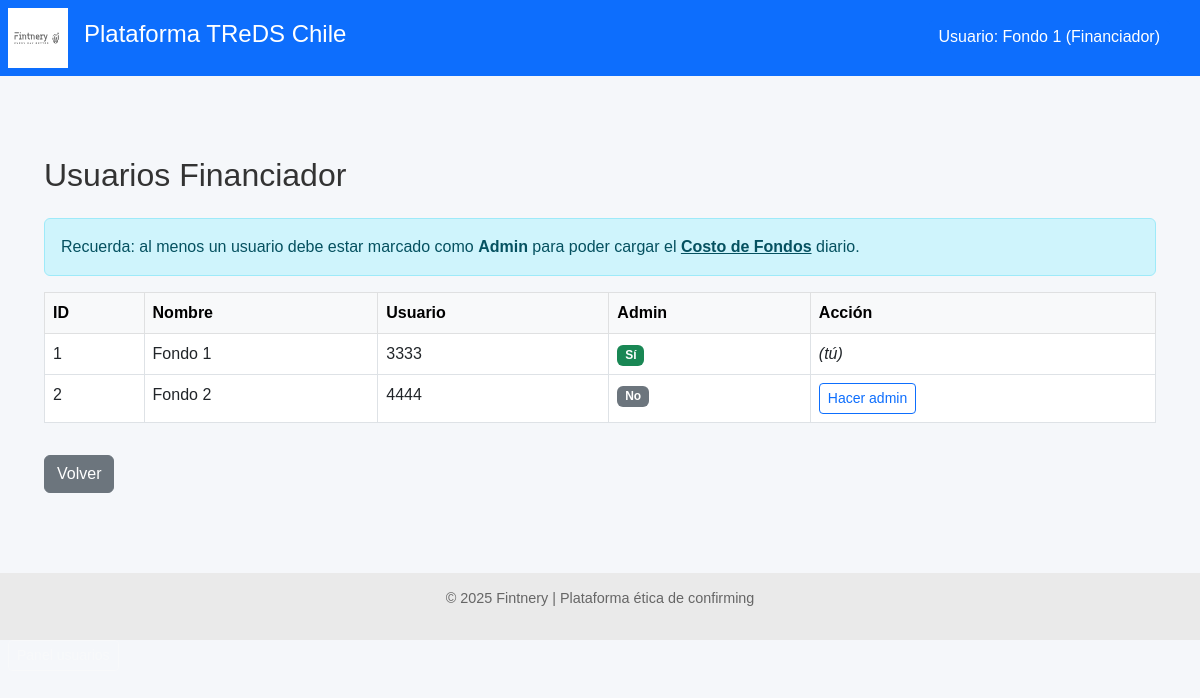
Before: /financiador/usuarios (signed in) with the older database file.
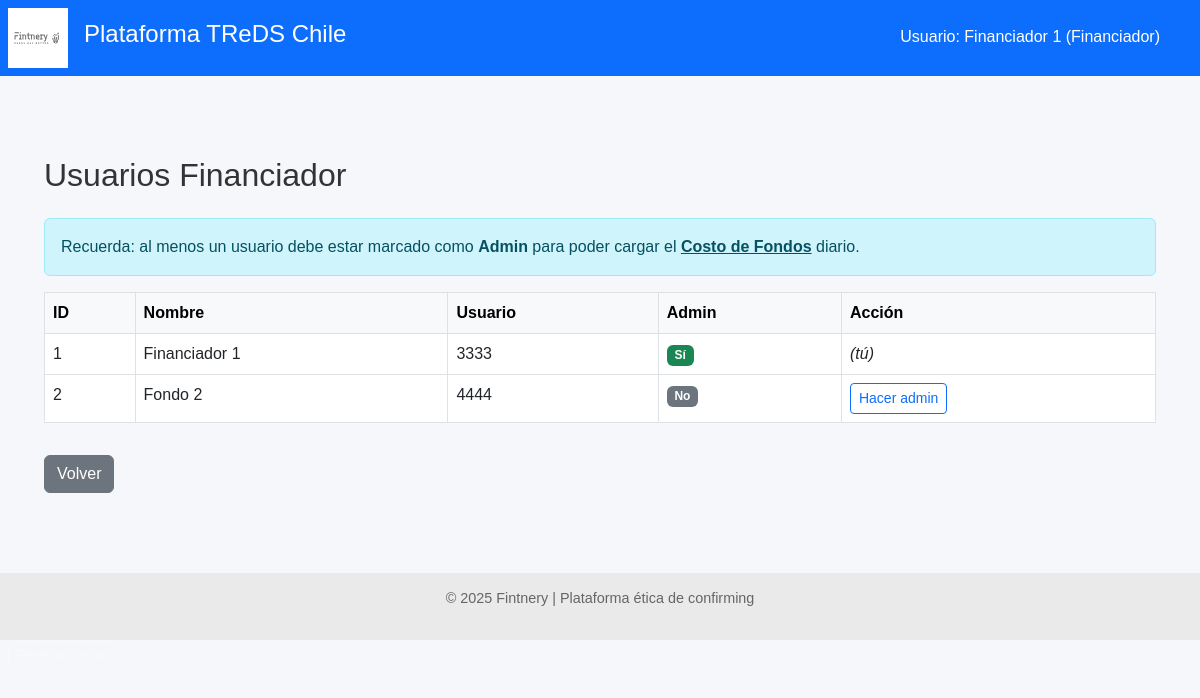
After: the same page with the newer database file.
### models.py (models this page shows)
class Financiador(Base):
    __tablename__ = "financiadores"
    id = Column(Integer, primary_key=True, index=True)
    nombre = Column(String, nullable=False)
    usuario = Column(String, unique=True, index=True, nullable=False)
    clave_hash = Column(String, nullable=False)
    es_admin = Column(Boolean, default=False)
    costo_fondos_mensual = Column(Float, default=0.0)  # ← Explicita unidad mensual
    fecha_costo_fondos = Column(Date, default=None)    # ← Fecha de carga más reciente
    condiciones = relationship(
        "CondicionesPorPagador",
        back_populates="financiador",
        cascade="all, delete-orphan"
    )
    ofertas = relationship("OfertaFinanciamiento", back_populates="financiador")

### routers/financiador.py (the view)
@router.get("/usuarios")
def listar_usuarios(request: Request, db: Session = Depends(get_db)):
    fid = request.session.get("financiador_id")
    if not fid:
        return RedirectResponse("/financiador/login", 303)
    admin = db.query(Financiador).get(fid)
    _solo_admin(admin)
    usuarios = db.query(Financiador).order_by(Financiador.id).all()
    return templates.TemplateResponse("usuarios_financiador.html", {
        "request": request,
        "usuarios": usuarios,
        "financiador_nombre": admin.nombre
    })

### templates/usuarios_financiador.html (shortened to what this page needs)
{% extends "base.html" %}
{% block content %}
<div class="container mt-5">
  <h2 class="mb-4">Usuarios Financiador</h2>
  <div class="alert alert-info" role="alert">
      Recuerda: al menos un usuario debe estar marcado como <strong>Admin</strong> para poder cargar el <a href="/financiador/costo-fondos" class="alert-link">Costo&nbsp;de&nbsp;Fondos</a> diario.
  </div>
  <table class="table table-bordered table-hover">
    <thead class="table-light">
      <tr>
          <th>ID</th>
          <th>Nombre</th>
          <th>Usuario</th>
          <th>Admin</th>
          <th>Acción</th>
      </tr>
    </thead>
    <tbody>
    {% for u in usuarios %}
      <tr>
        <td>{{ u.id }}</td>
        <td>{{ u.nombre }}</td>
        <td>{{ u.usuario }}</td>
        <td>
          {% if u.es_admin %}
            <span class="badge bg-success">Sí</span>
          {% else %}
            <span class="badge bg-secondary">No</span>
          {% endif %}
        </td>
        <td>
          {% if u.id != request.session.get('financiador_id') %}
          <form method="post" action="/financiador/usuarios/toggle-admin/{{ u.id }}" class="d-inline">
            <button class="btn btn-sm btn-outline-primary">
              {% if u.es_admin %}Quitar admin{% else %}Hacer admin{% endif %}
            </button>
          </form>
          {% else %}
            <em>(tú)</em>
          {% endif %}
        </td>
      </tr>
    {% endfor %}
    </tbody>
  </table>
  <a href="/financiador/marketplace" class="btn btn-secondary mt-3">Volver</a>
</div>
{% endblock %}

### templates/base.html (shortened to what this page needs)
<!DOCTYPE html>
<html lang="es">
<head>
    <link href="https://cdn.jsdelivr.net/npm/bootstrap@5.3.0/dist/css/bootstrap.min.css" rel="stylesheet">
    <link rel="stylesheet" href="/static/styles.css">
</head>
<body>
    <header class="main-header d-flex align-items-center bg-primary text-white p-2">
        <img src="/static/LogoFIntneryWeb.svg" alt="Fintnery" class="logo me-3" style="height: 60px;">
        <h1 class="titulo-principal">Plataforma TReDS Chile</h1>
    </header>
    <main>
        {% block content %}{% endblock %}
    </main>
    <footer class="footer text-center mt-5">
        <p>&copy; 2025 Fintnery | Plataforma ética de confirming</p>
    </footer>
    {% if financiador_nombre or proveedor_nombre or pagador_nombre %}
    <div style="position: absolute; top: 20px; right: 30px; color: white; background-color: #0d6efd; padding: 5px 10px; border-radius: 5px;">
        Usuario:
        {% if financiador_nombre %}{{ financiador_nombre }} (Financiador){% endif %}
    </div>
    {% endif %}
    {% if request.session.get('es_admin') %}
    <a href="/financiador/usuarios" class="btn btn-sm btn-outline-light ms-2">Panel usuarios</a>
    {% endif %}
</body>
</html>

Changed rows visible on the page:
changed Financiador id 1: nombre "Fondo 1" → "Financiador 1"
